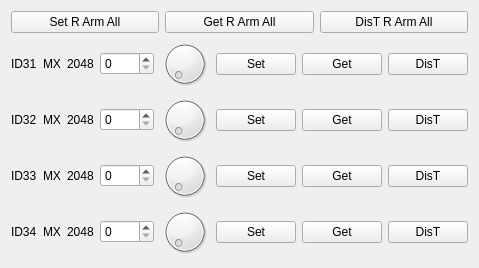
  <widget class="QWidget" name="verticalLayoutWidget_8">
   <property name="geometry">
    <rect>
     <x>460</x>
     <y>490</y>
     <width>441</width>
     <height>201</height>
    </rect>
   </property>
   <layout class="QVBoxLayout" name="verticalLayout_8">
    <item>
     <layout class="QHBoxLayout" name="horizontalLayout_28">
      <item>
       <widget class="QPushButton" name="setRArmAll_pushButton">
        <property name="text">
         <string>Set R Arm All</string>
        </property>
       </widget>
      </item>
      <item>
       <widget class="QPushButton" name="getRArmAll_pushButton">
        <property name="text">
         <string>Get R Arm All</string>
        </property>
       </widget>
      </item>
      <item>
       <widget class="QPushButton" name="disTRArmAll_pushButton">
        <property name="text">
         <string>DisT R Arm All</string>
        </property>
       </widget>
      </item>
     </layout>
    </item>
    <item>
     <layout class="QHBoxLayout" name="horizontalLayout_29">
      <item>
       <widget class="QLabel" name="ID31_label">
        <property name="text">
         <string>ID31</string>
        </property>
       </widget>
      </item>
      <item>
       <widget class="QLabel" name="motorType31_label">
        <property name="text">
         <string>MX</string>
        </property>
       </widget>
      </item>
      <item>
       <widget class="QLabel" name="motor31center_label">
        <property name="text">
         <string>2048</string>
        </property>
       </widget>
      </item>
      <item>
       <widget class="QSpinBox" name="motor31Value_spinBox">
        <property name="maximum">
         <number>4095</number>
        </property>
       </widget>
      </item>
      <item>
       <widget class="QDial" name="motor31value_dial">
        <property name="maximum">
         <number>1023</number>
        </property>
       </widget>
      </item>
      <item>
       <widget class="QPushButton" name="motor31Set_pushButton">
        <property name="text">
         <string>Set</string>
        </property>
       </widget>
      </item>
      <item>
       <widget class="QPushButton" name="motor31Get_pushButton">
        <property name="text">
         <string>Get</string>
        </property>
       </widget>
      </item>
      <item>
       <widget class="QPushButton" name="motor31DisT_pushButton">
        <property name="text">
         <string>DisT</string>
        </property>
       </widget>
      </item>
     </layout>
    </item>
    <item>
     <layout class="QHBoxLayout" name="horizontalLayout_30">
      <item>
       <widget class="QLabel" name="ID32_label">
        <property name="text">
         <string>ID32</string>
        </property>
       </widget>
      </item>
      <item>
       <widget class="QLabel" name="motorType32_label">
        <property name="text">
         <string>MX</string>
        </property>
       </widget>
      </item>
      <item>
       <widget class="QLabel" name="motor32center_label">
        <property name="text">
         <string>2048</string>
        </property>
       </widget>
      </item>
      <item>
       <widget class="QSpinBox" name="motor32Value_spinBox">
        <property name="maximum">
         <number>4095</number>
        </property>
       </widget>
      </item>
      <item>
       <widget class="QDial" name="motor32value_dial">
        <property name="maximum">
         <number>1023</number>
        </property>
       </widget>
      </item>
      <item>
       <widget class="QPushButton" name="motor32Set_pushButton">
        <property name="text">
         <string>Set</string>
        </property>
       </widget>
      </item>
      <item>
       <widget class="QPushButton" name="motor32Get_pushButton">
        <property name="text">
         <string>Get</string>
        </property>
       </widget>
      </item>
      <item>
       <widget class="QPushButton" name="motor32DisT_pushButton">
        <property name="text">
         <string>DisT</string>
        </property>
       </widget>
      </item>
     </layout>
    </item>
    <item>
     <layout class="QHBoxLayout" name="horizontalLayout_31">
      <item>
       <widget class="QLabel" name="ID33_label">
        <property name="text">
         <string>ID33</string>
        </property>
       </widget>
      </item>
      <item>
       <widget class="QLabel" name="motorType33_label">
        <property name="text">
         <string>MX</string>
        </property>
       </widget>
      </item>
      <item>
       <widget class="QLabel" name="motor33center_label">
        <property name="text">
         <string>2048</string>
        </property>
       </widget>
      </item>
      <item>
       <widget class="QSpinBox" name="motor33Value_spinBox">
        <property name="maximum">
         <number>4095</number>
        </property>
       </widget>
      </item>
      <item>
       <widget class="QDial" name="motor33value_dial">
        <property name="maximum">
         <number>1023</number>
        </property>
       </widget>
      </item>
      <item>
       <widget class="QPushButton" name="motor33Set_pushButton">
        <property name="text">
         <string>Set</string>
        </property>
       </widget>
      </item>
      <item>
       <widget class="QPushButton" name="motor33Get_pushButton">
        <property name="text">
         <string>Get</string>
        </property>
       </widget>
      </item>
      <item>
       <widget class="QPushButton" name="motor33DisT_pushButton">
        <property name="text">
         <string>DisT</string>
        </property>
       </widget>
      </item>
     </layout>
    </item>
    <item>
     <layout class="QHBoxLayout" name="horizontalLayout_32">
      <item>
       <widget class="QLabel" name="ID34_label">
        <property name="text">
         <string>ID34</string>
        </property>
       </widget>
      </item>
      <item>
       <widget class="QLabel" name="motorType34_label">
        <property name="text">
         <string>MX</string>
        </property>
       </widget>
      </item>
      <item>
       <widget class="QLabel" name="motor34center_label">
        <property name="text">
         <string>2048</string>
        </property>
       </widget>
      </item>
      <item>
       <widget class="QSpinBox" name="motor34Value_spinBox">
        <property name="maximum">
         <number>4095</number>
        </property>
       </widget>
      </item>
      <item>
       <widget class="QDial" name="motor34value_dial">
        <property name="maximum">
         <number>4095</number>
        </property>
       </widget>
      </item>
      <item>
       <widget class="QPushButton" name="motor34Set_pushButton">
        <property name="text">
         <string>Set</string>
        </property>
       </widget>
      </item>
      <item>
       <widget class="QPushButton" name="motor34Get_pushButton">
        <property name="text">
         <string>Get</string>
        </property>
       </widget>
      </item>
      <item>
       <widget class="QPushButton" name="motor34DisT_pushButton">
        <property name="text">
         <string>DisT</string>
        </property>
       </widget>
      </item>
     </layout>
    </item>
   </layout>
  </widget>
